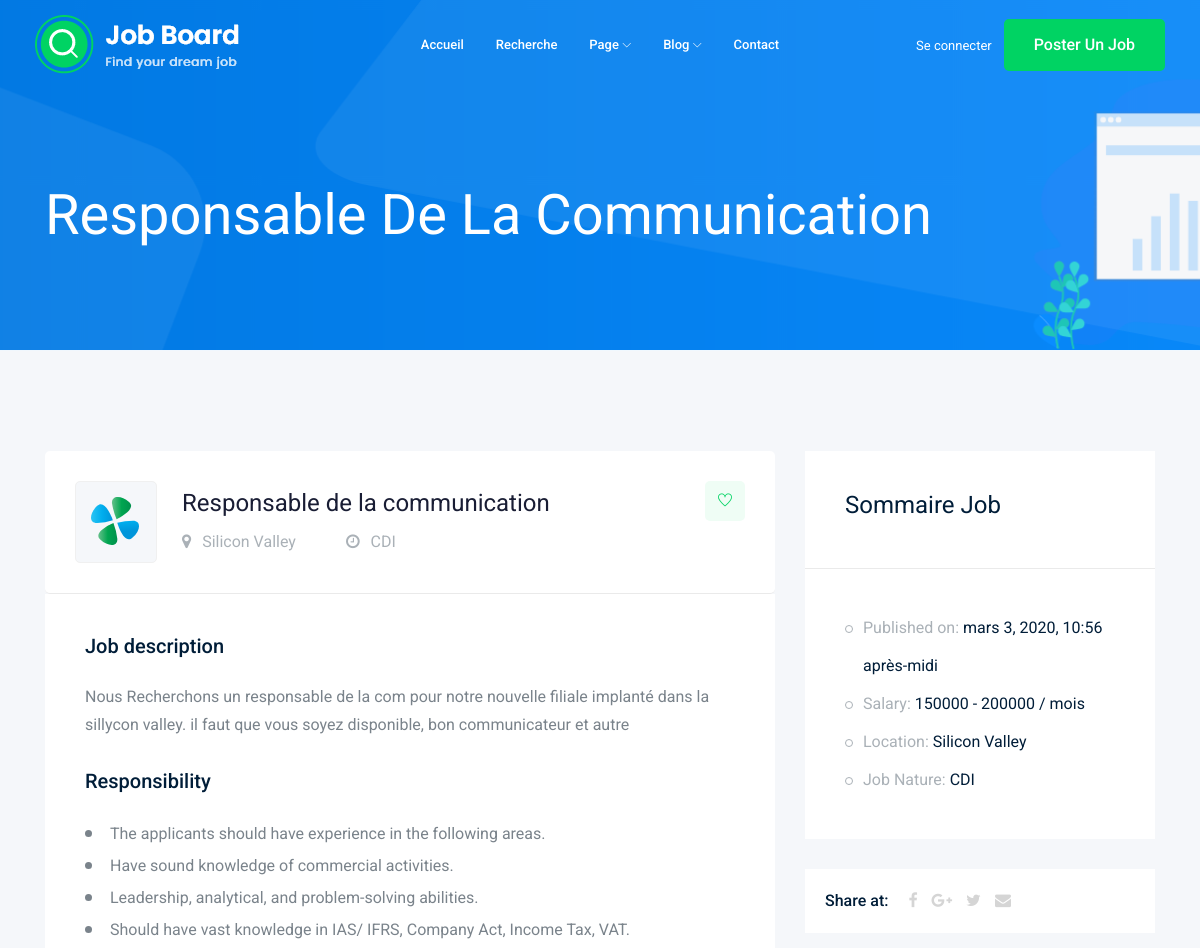
The page /details/1/ (upper part) on the database as committed earlier.
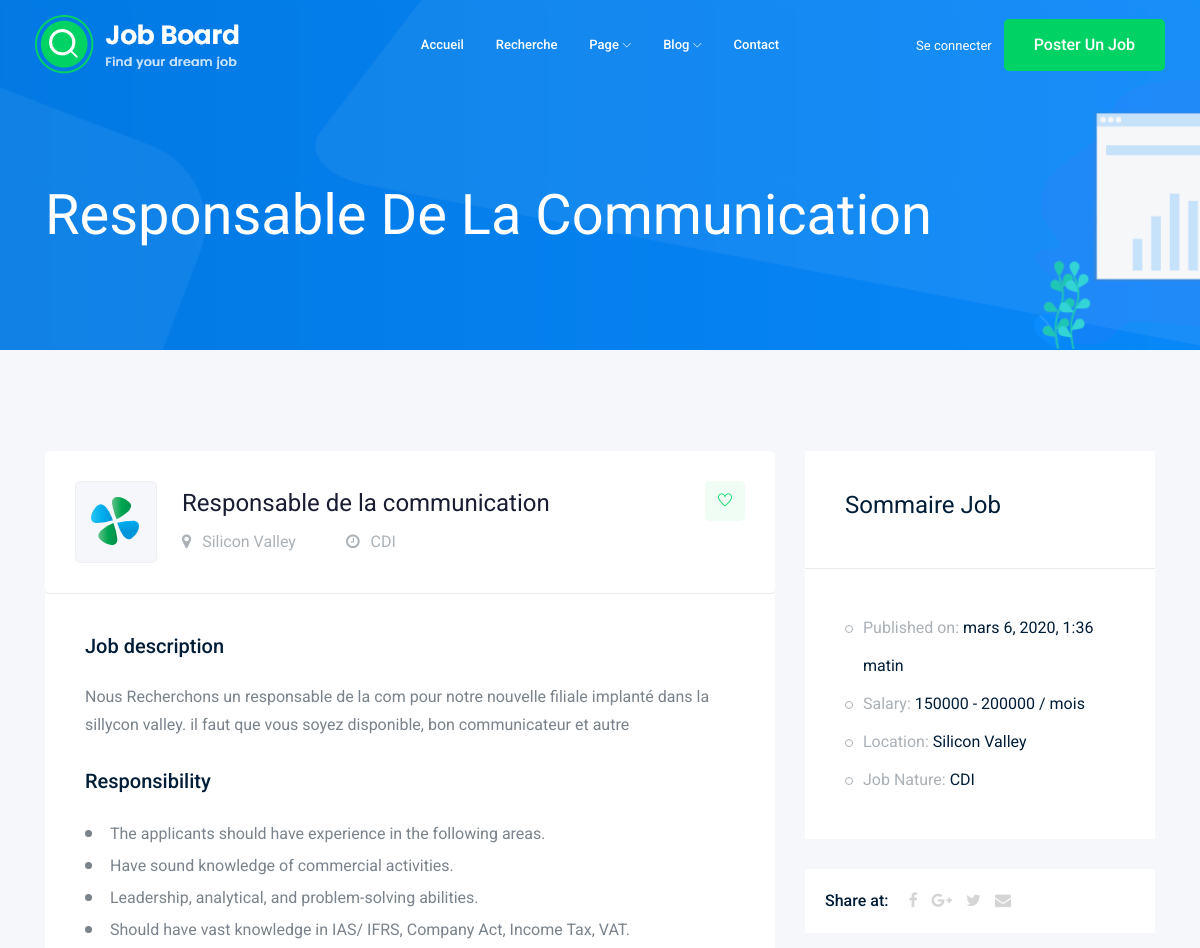
The same page on the database as committed later.
### princ/models.py (models this page shows, shortened)
class Job (models.Model):
    jobtype = [
        ("CDD", "CDD"),
        ("CDI", "CDI"),
        ("Interim","Interim"),
        ("Freelance","Freelance")
    ]
    Categories = [
        ("enseignement","Enseignement education"),
        ("earketing","Marketing"),
        ("eelemarketing","Telemarketing"),
        ("software","Developpement d'application & web"),
        ("batiment","Batiments et design"),
        ("administration","Administration"),
        ("autre","Autres")
    ]
    Experiences = [
        ("non","Non spécifié"),
        ("Debutant","Debutant"),
        ("junior","1 à 2 ans d'experiences"),
        ("moyen", "2 à 6 ans d'experiences"),
        ("senior","plus de 6 ans d'experiences")
    ]
    posteur = models.ForeignKey('Compte', on_delete= models.CASCADE, blank=True)
    titre = models.CharField(max_length=200, blank=False)
    categorie = models.CharField(max_length=200, blank=True, default="autre", choices=Categories)
    lieu = models.CharField(max_length=200)
    type = models.CharField(max_length=100, choices=jobtype)
    experience = models.CharField(max_length=100, choices=Experiences, blank=True, default="None")
    pub_date = models.DateTimeField(auto_now=True)
    description = models.TextField()
    salaire_max = models.IntegerField(null=True)
    salaire_min = models.IntegerField(null=True)

### princ/views.py (the view)
# urls.py: path("details/<int:pk>/", views.JobDetailsView.as_view(), name="job-details"),
class JobDetailsView(DetailView):
    model = Job
    template_name = 'princ/job_detail.html'
    context_object_name = 'job'

### princ/helper.py (called while the page is built)
def mescontext(req):
    list_type = []
    cat_list = []
    exp_list = []
    for type in Job.jobtype:
        list_type.append(type[0])
    for cat in Job.Categories:
        cat_list.append(cat[0])
    for exp in Job.Experiences:
        exp_list.append(exp[0])
    return {
        "monmsg":"le message nous parle de jesus",
        "list_type" : list_type,
        "cat_list":cat_list,
        "exp_list": exp_list,
        "nb_job": Job.objects.count(),
    }

### templates/princ/job_detail.html (shortened to what the changed rows need)
{% extends 'home.html' %}
{% block home-main %}
    <div class="bradcam_area bradcam_bg_1">
        <div class="container">
            <div class="row">
                <div class="col-xl-12">
                    <div class="bradcam_text">
                        <h3>{{job.titre}}</h3>
                    </div>
                </div>
            </div>
        </div>
    </div>
    <div class="job_details_area">
        <div class="container">
            <div class="row">
                <div class="col-lg-8">
                    <div class="job_details_header">
                        <div class="single_jobs white-bg d-flex justify-content-between">
                            <div class="jobs_left d-flex align-items-center">
                                <div class="jobs_conetent">
                                    <a href="#"><h4>{{job.titre}}</h4></a>
                                    <div class="links_locat d-flex align-items-center">
                                        <div class="location">
                                            <p> <i class="fa fa-map-marker"></i> {{job.lieu}}</p>
                                        </div>
                                        <div class="location">
                                            <p> <i class="fa fa-clock-o"></i> {{job.type}}</p>
                                        </div>
                                    </div>
                                </div>
                            </div>
                        </div>
                    </div>
                    <div class="descript_wrap white-bg">
                        <div class="single_wrap">
                            <h4>Job description</h4>
                            <p>{{job.description}}</p>
                        </div>
                    </div>
                </div>
                <div class="col-lg-4">
                    <div class="job_sumary">
                        <div class="job_content">
                            <ul>
                                <li>Published on: <span>{{job.pub_date}}</span></li>
                                <li>Salary: <span>{{job.salaire_min}} - {{job.salaire_max}} / mois</span></li>
                                <li>Location: <span>{{job.lieu}}</span></li>
                                <li>Job Nature: <span> {{job.type}}</span></li>
                            </ul>
                        </div>
                    </div>
                </div>
            </div>
        </div>
{% endblock home-main %}

Rows that differ between the two databases and show on the page:
changed Job "Responsable De La Communication": pub_date "mars 3, 2020, 10:56 après-midi" → "mars 6, 2020, 1:36 matin"
